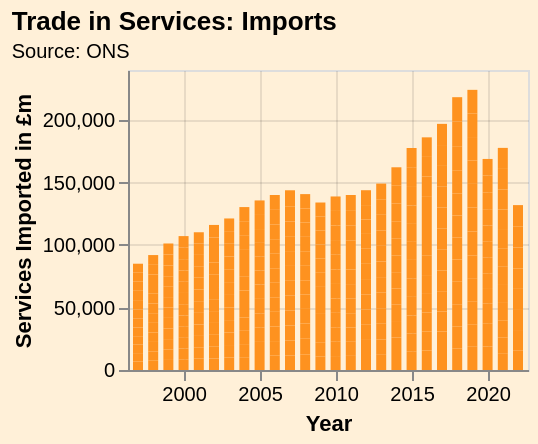

Write the Vega-Lite specification saved for this chart.
### Vega-Lite specification from a JSON file in a GitHub repository (floating-point values rounded to 4 significant figures; data arrays with more than 128 entries replaced by an {"elided": "..."} marker saying what was removed)
{"$schema": "https://vega.github.io/schema/vega-lite/v5.json", "title": {"text": "Trade in Services: Imports", "anchor": "start", "subtitle": "Source: ONS", "subtitleFontSize": 10}, "config": {"background": "#fff0d8"}, "height": 150, "width": 200, "data": {"values": {"elided": "308 records"}, "format": {"parse": {"year": "date"}}}, "mark": {"type": "bar", "color": "#fe921f"}, "encoding": {"x": {"field": "year", "type": "temporal", "title": "Year", "axis": {"labelSeparation": 10, "domainColor": "#fffff", "gridColor": "#00000017"}}, "y": {"field": "value", "type": "quantitative", "title": "Services Imported in £m", "axis": {"gridColor": "#00000017"}}}}
